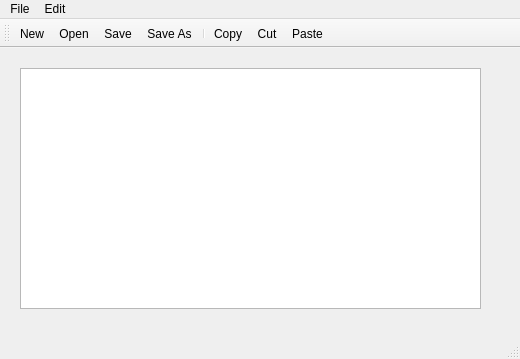
<?xml version="1.0" encoding="UTF-8"?>
<ui version="4.0">
 <class>MainWindow</class>
 <widget class="QMainWindow" name="MainWindow">
  <property name="geometry">
   <rect>
    <x>0</x>
    <y>0</y>
    <width>520</width>
    <height>359</height>
   </rect>
  </property>
  <property name="windowTitle">
   <string>MainWindow</string>
  </property>
  <widget class="QWidget" name="centralwidget">
   <widget class="QPlainTextEdit" name="plainTextEdit">
    <property name="geometry">
     <rect>
      <x>20</x>
      <y>20</y>
      <width>461</width>
      <height>241</height>
     </rect>
    </property>
   </widget>
  </widget>
  <widget class="QMenuBar" name="menubar">
   <property name="geometry">
    <rect>
     <x>0</x>
     <y>0</y>
     <width>520</width>
     <height>22</height>
    </rect>
   </property>
   <widget class="QMenu" name="menuFile">
    <property name="title">
     <string>File</string>
    </property>
    <addaction name="actionNew"/>
    <addaction name="actionOpen"/>
    <addaction name="actionSave"/>
    <addaction name="actionSave_As"/>
    <addaction name="separator"/>
    <addaction name="actionExit"/>
   </widget>
   <widget class="QMenu" name="menuEdit">
    <property name="title">
     <string>Edit</string>
    </property>
    <addaction name="actionCopy"/>
    <addaction name="actionCut"/>
    <addaction name="actionPaste"/>
    <addaction name="separator"/>
    <addaction name="actionSelect_All"/>
    <addaction name="actionSelect_None"/>
   </widget>
   <addaction name="menuFile"/>
   <addaction name="menuEdit"/>
  </widget>
  <widget class="QStatusBar" name="statusbar"/>
  <widget class="QToolBar" name="toolBar">
   <property name="windowTitle">
    <string>toolBar</string>
   </property>
   <attribute name="toolBarArea">
    <enum>TopToolBarArea</enum>
   </attribute>
   <attribute name="toolBarBreak">
    <bool>false</bool>
   </attribute>
   <addaction name="actionNew"/>
   <addaction name="actionOpen"/>
   <addaction name="actionSave"/>
   <addaction name="actionSave_As"/>
   <addaction name="separator"/>
   <addaction name="actionCopy"/>
   <addaction name="actionCut"/>
   <addaction name="actionPaste"/>
  </widget>
  <action name="actionNew">
   <property name="icon">
    <iconset resource="resources.qrc">
     <normaloff>:/files/images/new.png</normaloff>:/files/images/new.png</iconset>
   </property>
   <property name="text">
    <string>New</string>
   </property>
  </action>
  <action name="actionOpen">
   <property name="icon">
    <iconset resource="resources.qrc">
     <normaloff>:/files/images/open.png</normaloff>:/files/images/open.png</iconset>
   </property>
   <property name="text">
    <string>Open</string>
   </property>
  </action>
  <action name="actionSave">
   <property name="icon">
    <iconset resource="resources.qrc">
     <normaloff>:/files/images/save.png</normaloff>:/files/images/save.png</iconset>
   </property>
   <property name="text">
    <string>Save</string>
   </property>
  </action>
  <action name="actionSave_As">
   <property name="icon">
    <iconset resource="resources.qrc">
     <normaloff>:/files/images/saveas.png</normaloff>:/files/images/saveas.png</iconset>
   </property>
   <property name="text">
    <string>Save As</string>
   </property>
  </action>
  <action name="actionExit">
   <property name="text">
    <string>Exit</string>
   </property>
  </action>
  <action name="actionCopy">
   <property name="icon">
    <iconset resource="resources.qrc">
     <normaloff>:/files/images/copy.png</normaloff>:/files/images/copy.png</iconset>
   </property>
   <property name="text">
    <string>Copy</string>
   </property>
  </action>
  <action name="actionCut">
   <property name="icon">
    <iconset resource="resources.qrc">
     <normaloff>:/files/images/cut.png</normaloff>:/files/images/cut.png</iconset>
   </property>
   <property name="text">
    <string>Cut</string>
   </property>
  </action>
  <action name="actionSelect_All">
   <property name="icon">
    <iconset resource="resources.qrc">
     <normaloff>:/files/images/selectall.png</normaloff>:/files/images/selectall.png</iconset>
   </property>
   <property name="text">
    <string>Select All</string>
   </property>
  </action>
  <action name="actionSelect_None">
   <property name="icon">
    <iconset resource="resources.qrc">
     <normaloff>:/files/images/selectnone.png</normaloff>:/files/images/selectnone.png</iconset>
   </property>
   <property name="text">
    <string>Select None</string>
   </property>
  </action>
  <action name="actionPaste">
   <property name="icon">
    <iconset resource="resources.qrc">
     <normaloff>:/files/images/paste.png</normaloff>:/files/images/paste.png</iconset>
   </property>
   <property name="text">
    <string>Paste</string>
   </property>
  </action>
 </widget>
 <resources>
  <include location="resources.qrc"/>
 </resources>
 <connections/>
</ui>
